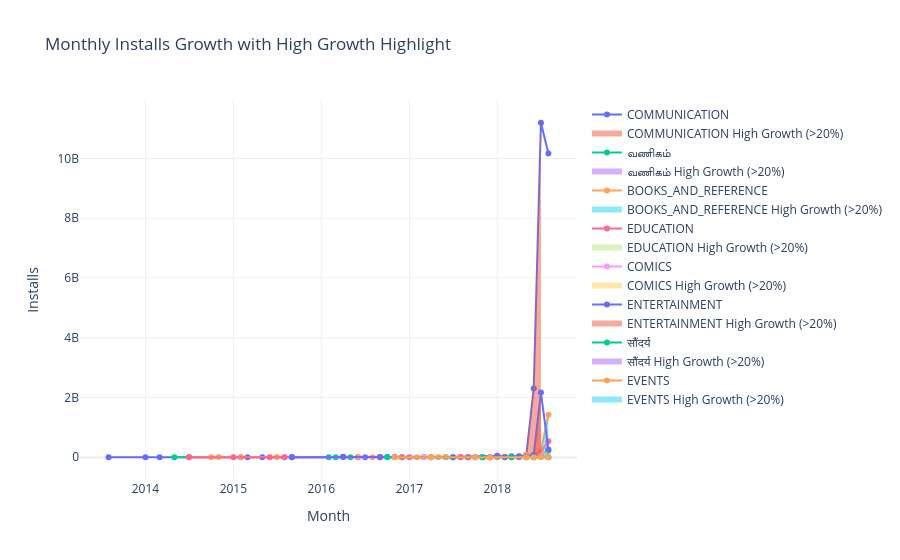

Source (notebook cell):
### Markdown cell above
=====================================
# Step 12: Build Plotly Visualization (Growth + Highlight)
 =====================================

### Code cell
import plotly.graph_objects as go

fig = go.Figure()

for cat in trend["Category_Translated"].unique():
    temp = trend[trend["Category_Translated"] == cat]

    # Line plot for installs over time
    fig.add_trace(go.Scatter(
        x=temp["Month"],
        y=temp["Installs"],
        mode="lines+markers",
        name=cat
    ))

    # Highlight areas where growth > 20%
    high = temp[temp["Growth%"] > 20]

    fig.add_trace(go.Scatter(
        x=high["Month"],
        y=high["Installs"],
        fill="tozeroy",
        mode="none",
        name=f"{cat} High Growth (>20%)",
        opacity=0.3
    ))

fig.update_layout(
    title="Monthly Installs Growth with High Growth Highlight",
    template="plotly_white",
    xaxis_title="Month",
    yaxis_title="Installs"
)
